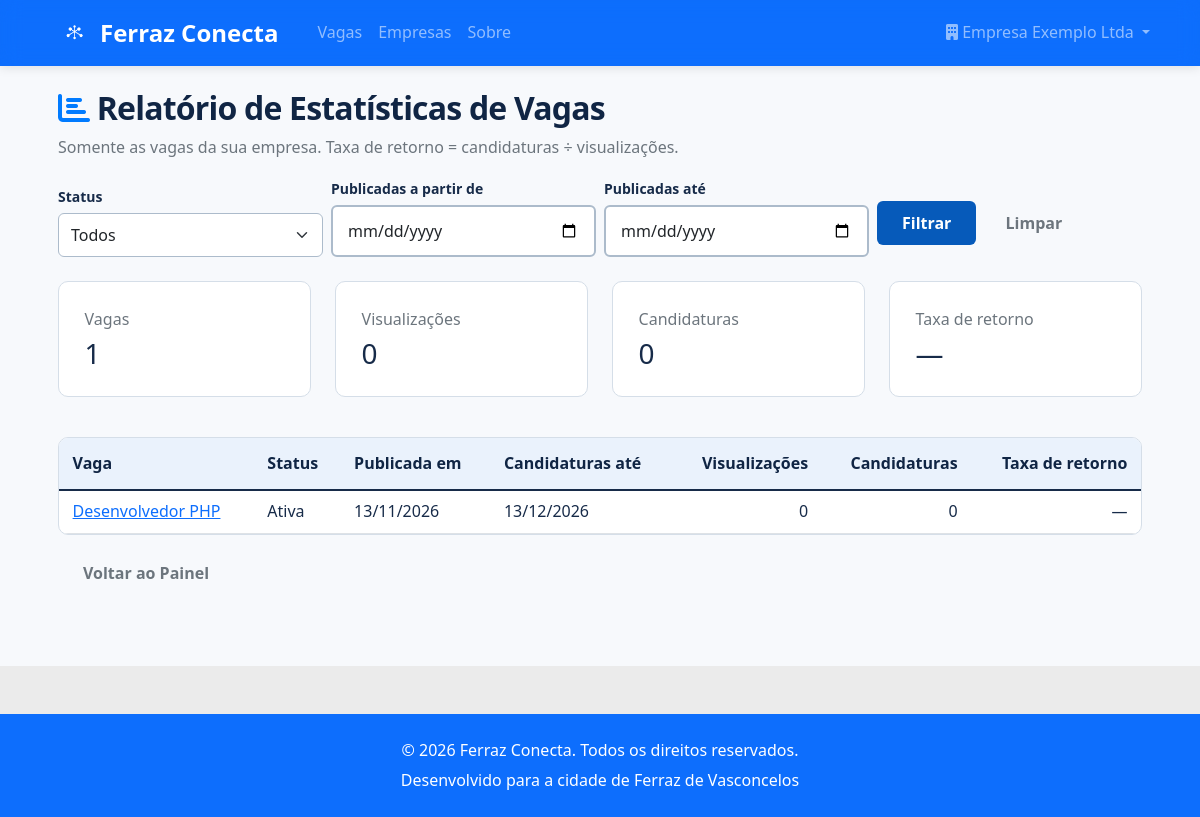
The app's page /empresa/relatorio (signed in) with its own data.
### tables this page shows
CREATE TABLE IF NOT EXISTS vagas (
    id INT AUTO_INCREMENT PRIMARY KEY,
    empresa_id INT NOT NULL,
    titulo VARCHAR(255) NOT NULL,
    descricao TEXT NOT NULL,
    requisitos TEXT,
    salario DECIMAL(10,2),
    tipo_contrato ENUM('CLT', 'PJ', 'Freelance', 'Estágio') NOT NULL DEFAULT 'CLT',
    modalidade ENUM('Presencial', 'Remoto', 'Híbrido') NOT NULL DEFAULT 'Presencial',
    localizacao VARCHAR(255),
     
    categoria_id INT,
    nivel_experiencia ENUM('Sem experiência', 'Júnior', 'Pleno', 'Sênior'),
    beneficios TEXT,
    status ENUM('Ativa', 'Inativa', 'Pausada') NOT NULL DEFAULT 'Ativa',
     
     
    data_expiracao DATE NOT NULL,
     
    visualizacoes INT NOT NULL DEFAULT 0,
    created_at TIMESTAMP NOT NULL DEFAULT CURRENT_TIMESTAMP,
    updated_at TIMESTAMP NOT NULL DEFAULT CURRENT_TIMESTAMP ON UPDATE CURRENT_TIMESTAMP,
    KEY idx_vagas_empresa (empresa_id),
    KEY idx_vagas_status (status),
    KEY idx_vagas_expiracao (data_expiracao),
    KEY idx_vagas_categoria (categoria_id),
    CONSTRAINT fk_vagas_empresa
        FOREIGN KEY (empresa_id) REFERENCES empresas (id) ON DELETE CASCADE,
     
    CONSTRAINT fk_vagas_categoria
        FOREIGN KEY (categoria_id) REFERENCES categorias (id)
);

### app/Views/empresa/relatorio.php (the view, shortened to what the rows shown need)
<?php
$title = 'Relatório de Vagas - Ferraz Conecta';
$totais = $relatorio['totais'];
$taxa = function ($valor) {
    return $valor === null ? '—' : number_format($valor, 1, ',', '.') . '%';
};
?>
<div class="container mt-4">
    <h2 class="mb-2"><i class="fas fa-chart-bar text-primary"></i> Relatório de Estatísticas de Vagas</h2>
    <p class="text-muted">Somente as vagas da sua empresa. Taxa de retorno = candidaturas ÷ visualizações.</p>
    <form method="GET" action="/empresa/relatorio" class="row g-2 align-items-end mb-4">
        <div class="col-md-3">
            <label for="status" class="form-label small mb-1">Status</label>
            <select class="form-select" id="status" name="status">
                <option value="">Todos</option>
            </select>
        </div>
        <div class="col-md-3">
            <label for="de" class="form-label small mb-1">Publicadas a partir de</label>
            <input type="date" class="form-control" id="de" name="de" value="<?= htmlspecialchars($filtros['de'] ?? '') ?>">
        </div>
        <div class="col-md-3">
            <label for="ate" class="form-label small mb-1">Publicadas até</label>
            <input type="date" class="form-control" id="ate" name="ate" value="<?= htmlspecialchars($filtros['ate'] ?? '') ?>">
        </div>
        <div class="col-md-3">
            <button type="submit" class="btn btn-primary">Filtrar</button>
            <a href="/empresa/relatorio" class="btn btn-outline-secondary">Limpar</a>
        </div>
    </form>
    <div class="row mb-4">
        <?php foreach ([['Vagas', $totais['vagas']], ['Visualizações', $totais['visualizacoes']], ['Candidaturas', $totais['candidaturas']], ['Taxa de retorno', $taxa($totais['taxa_retorno'])]] as [$rotulo, $valor]): ?>
            <div class="col-6 col-md-3 mb-3">
                <div class="card shadow-sm h-100">
                    <div class="card-body">
                        <p class="text-muted mb-1"><?= $rotulo ?></p>
                        <p class="h3 mb-0"><?= htmlspecialchars((string) $valor) ?></p>
                    </div>
                </div>
            </div>
        <?php endforeach; ?>
    </div>
    <div class="table-responsive">
        <table class="table align-middle">
            <thead>
                <tr>
                    <th>Vaga</th>
                    <th>Status</th>
                    <th>Publicada em</th>
                    <th>Candidaturas até</th>
                    <th class="text-end">Visualizações</th>
                    <th class="text-end">Candidaturas</th>
                    <th class="text-end">Taxa de retorno</th>
                </tr>
            </thead>
            <tbody>
                <?php foreach ($relatorio['vagas'] as $vaga): ?>
                    <tr>
                        <td><a href="/empresa/vagas/<?= $vaga['id'] ?>/candidatos"><?= htmlspecialchars($vaga['titulo']) ?></a></td>
                        <td><?= htmlspecialchars($vaga['status']) ?></td>
                        <td><?= date('d/m/Y', strtotime($vaga['created_at'])) ?></td>
                        <td><?= date('d/m/Y', strtotime($vaga['data_expiracao'])) ?></td>
                        <td class="text-end"><?= (int) $vaga['visualizacoes'] ?></td>
                        <td class="text-end"><?= (int) $vaga['candidaturas'] ?></td>
                        <td class="text-end"><?= $taxa($vaga['taxa_retorno']) ?></td>
                    </tr>
                <?php endforeach; ?>
            </tbody>
        </table>
    </div>
    <a href="/painel-empresa" class="btn btn-outline-secondary">Voltar ao Painel</a>
</div>

### app/Router.php (shortened to what the rows shown need)
<?php
class Router
{
    private $routes = [];
    public function addRoute($method, $path, $handler)
    {
        $this->routes[] = [
            'method' => $method,
            'path' => $path,
            'handler' => $handler
        ];
    }
    public function dispatch($method, $uri)
    {
        try {
            $uri = parse_url($uri, PHP_URL_PATH);
            foreach ($this->routes as $route) {
                if ($route['method'] === $method && $this->matchPath($route['path'], $uri)) {
                    $result = $this->executeHandler($route['handler'], $this->extractParams($route['path'], $uri));
                    if ($result !== null) {
                        echo $result;
                    }
                    return;
                }
            }
        } catch (\Exception $e) {
            http_response_code(500);
            echo "<h1>Erro Interno</h1>";
            echo "<p>Erro: " . $e->getMessage() . "</p>";
            echo "<p>Arquivo: " . $e->getFile() . "</p>";
            echo "<p>Linha: " . $e->getLine() . "</p>";
        }
    }
    private function matchPath($routePath, $uri)
    {
        $routePattern = preg_replace('/\{([^}]+)\}/', '([^/]+)', $routePath);
        $routePattern = '#^' . $routePattern . '$#';
        return preg_match($routePattern, $uri);
    }
    private function extractParams($routePath, $uri)
    {
        $params = [];
        $routeParts = explode('/', trim($routePath, '/'));
        return $params;
    }
    private function executeHandler($handler, $params)
    {
        try {
            if (is_string($handler)) {
                $parts = explode('@', $handler);
                $controllerClass = "App\\Controllers\\{$parts[0]}";
                $method = $parts[1];
                $controller = new $controllerClass();
                return call_user_func_array([$controller, $method], array_values($params));
            }
            throw new \Exception("Handler inválido");
        } catch (\Exception $e) {
            throw new \Exception("Erro ao executar handler: " . $e->getMessage());
        }
    }
}

### records on screen
vagas: titulo "Desenvolvedor PHP", status "Ativa", created_at "13/11/2026", data_expiracao "13/12/2026", visualizacoes "0", candidaturas "0", taxa_retorno "—"

### other values on screen
$rotulo "Vagas"
$valor "1"
$rotulo "Visualizações"
$valor "0"
$rotulo "Candidaturas"
$rotulo "Taxa de retorno"
$valor "—"
